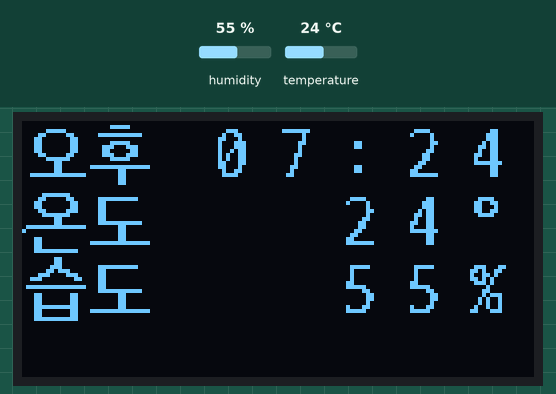
Recording of a program running on a simulated MicroPython board. Shown: 128×64 one-colour display. The inputs (shaded band) are chosen by the test bench; at power-on: humidity 55 %, temperature 24 °C. The clock reads 2024-03-15 10:24:30 at power-on unless the program sets it; library files of the repository ran but are not shown: writer.py.

Above: at 1.2 s.
1.3 s: humidity set to 22 %
At 3.7 s:
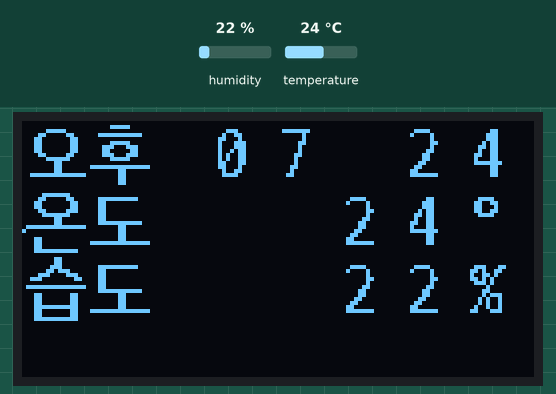
4.8 s: temperature set to 12 °C
At 7.8 s:
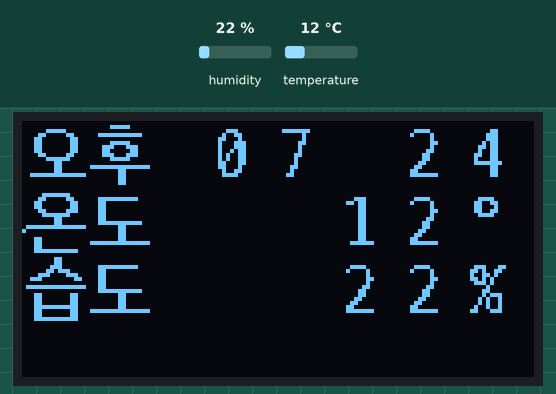
9.0 s: humidity set to 40 %
At 12.6 s:
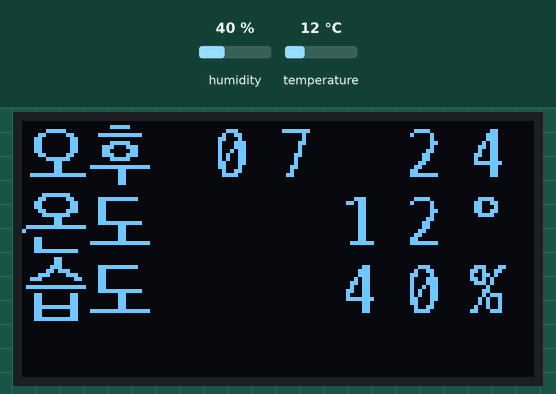
13.2 s: temperature set to 19 °C
At 16.8 s:
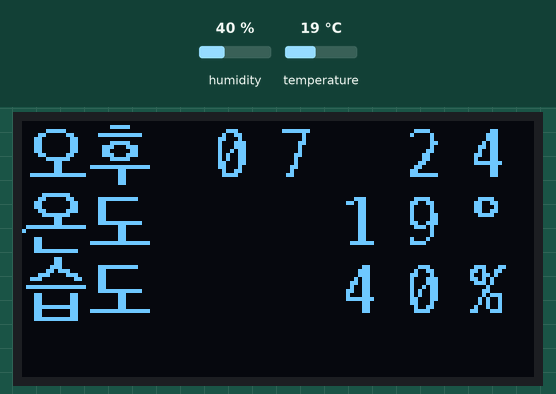
Timing chart, 0 to 18.3 s (numbered marks = the images above; inputs shaded):
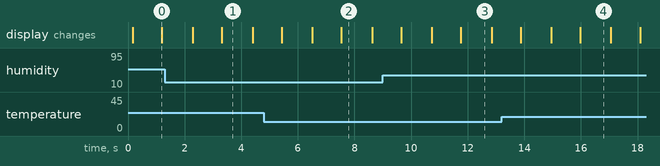

Measured:
- after the input at 1.3 s, the display: first changes after 0.99 s (image 1 shows a later state)
- after the input at 4.8 s, the display: first differs from a run without the input after 1.7 s (image 2 shows a later state)
- after the input at 9.0 s, the display: first differs from a run without the input after 1.7 s (image 3 shows a later state)
- after the input at 13.2 s, the display: first differs from a run without the input after 1.8 s (image 4 shows a later state)

The program:

main.py
```python
import display
import sensor
import time
import clock

clock.setup()
display.clear()

tick = True
while True:
    h, m, am_pm = clock.now()
    display.set_textpos(0, 0)

    if tick:
        # Read temperature and humidity from the sensor
        temperature, humidity = sensor.read()
        display.print(f"{am_pm} {h:02d}:{m:02d}\n")
        display.print(f"온도   {temperature}°\n")
        display.print(f"습도   {humidity}%\n")
    else:
        display.print(f"{am_pm} {h:02d} {m:02d}\n")

    tick = not tick

    # Update the display
    display.show()

    # Wait for 1 second
    time.sleep(1)
```

display.py
```python
from machine import Pin, I2C
from writer import Writer
import korean_16 as fonts
from ssd1306 import SSD1306_I2C as SSD1306

# OLED display configuration (I2C)
_i2c = I2C(scl=Pin(12), sda=Pin(14))
_display = SSD1306(128, 64, _i2c)
_display.fill(0)

_writer = Writer(_display, fonts, False)
_writer.set_clip(True, True, False)

def clear():
    _display.fill(0)

def show():
    _display.show()

def print(string):
    _writer.printstring(string)

def set_textpos(row, col):
    Writer.set_textpos(_display, row, col)
```

sensor.py
```python
from machine import Pin
import dht

# DHT11 sensor configuration
_sensor = dht.DHT11(Pin(16))  # D0 pin corresponds to GPIO16

def read():
    _sensor.measure()
    temp = _sensor.temperature()
    hum = _sensor.humidity()
    return temp, hum
```

clock.py
```python
import time
import ntptime
from machine import RTC

clock_initialized = False
clock = RTC()

_pm = const("오후") # type: ignore
_am = const("오전") # type: ignore

def setup():
    global clock_initialized
    global clock

    if clock_initialized:
        return

    ntptime.host = 'time.google.com'
    ntptime.settime()  # Set the RTC to UTC time using ntptime

    # Get the current UTC time in seconds, add 9 hours (9*3600 seconds), and convert it to Korean time.
    utc_seconds = time.mktime(time.localtime())
    kst_seconds = utc_seconds + (9 * 3600)
    t = time.localtime(kst_seconds)

    clock.datetime((t[0], t[1], t[2], 0, t[3], t[4], t[5], 0))
    clock_initialized = True

def now():
    _, _, _, _, h, m, s, _ = clock.datetime()
    if h > 12:
        h -= 12
        return h, m, _pm
    else:
        return h, m, _am
```

korean_16.py
```python
# Code generated by font_to_py.py.
# Font: d2-korean.ttf Char set:  !%&'./0123456789:;@|°도습오온전후
# Cmd: ./font_to_py.py d2-korean.ttf 16 korean_16.py -f -k charsets/korean
version = '0.42'

def height():
    return 17

def baseline():
    return 14

def max_width():
    return 16

def hmap():
    return True

def reverse():
    return False

def monospaced():
    return True

def min_ch():
    return 32

def max_ch():
    return 54980

_font =\
b'\x10\x00\x00\x00\x00\x00\x3c\x00\x46\x00\x02\x00\x02\x00\x06\x00'\
b'\x0c\x00\x18\x00\x10\x00\x18\x00\x00\x00\x18\x00\x18\x00\x00\x00'\
b'\x00\x00\x00\x00\x00\x00\x00\x00\x10\x00\x00\x00\x00\x00\x00\x00'\
b'\x00\x00\x00\x00\x00\x00\x00\x00\x00\x00\x00\x00\x00\x00\x00\x00'\
b'\x00\x00\x00\x00\x00\x00\x00\x00\x00\x00\x00\x00\x00\x00\x00\x00'\
b'\x10\x00\x00\x00\x00\x00\x18\x00\x18\x00\x18\x00\x18\x00\x08\x00'\
b'\x08\x00\x08\x00\x08\x00\x08\x00\x00\x00\x18\x00\x1c\x00\x00\x00'\
b'\x00\x00\x00\x00\x00\x00\x00\x00\x10\x00\x00\x00\x00\x00\x71\x80'\
b'\xd3\x00\x9a\x00\xd4\x00\x74\x00\x08\x00\x18\x00\x17\x00\x29\x00'\
b'\x29\x00\x49\x00\xc7\x00\x00\x00\x00\x00\x00\x00\x00\x00\x00\x00'\
b'\x10\x00\x00\x00\x00\x00\x38\x00\x68\x00\x48\x00\x68\x00\x30\x00'\
b'\x32\x00\x7a\x00\x4a\x00\xc6\x00\xc6\x00\x46\x00\x79\x00\x00\x00'\
b'\x00\x00\x00\x00\x00\x00\x00\x00\x10\x00\x00\x00\x18\x00\x18\x00'\
b'\x08\x00\x08\x00\x00\x00\x00\x00\x00\x00\x00\x00\x00\x00\x00\x00'\
b'\x00\x00\x00\x00\x00\x00\x00\x00\x00\x00\x00\x00\x00\x00\x00\x00'\
b'\x10\x00\x00\x00\x00\x00\x00\x00\x00\x00\x00\x00\x00\x00\x00\x00'\
b'\x00\x00\x00\x00\x00\x00\x00\x00\x18\x00\x18\x00\x00\x00\x00\x00'\
b'\x00\x00\x00\x00\x00\x00\x00\x00\x10\x00\x00\x00\x00\x00\x02\x00'\
b'\x02\x00\x04\x00\x04\x00\x0c\x00\x08\x00\x08\x00\x18\x00\x10\x00'\
b'\x30\x00\x20\x00\x20\x00\x60\x00\x00\x00\x00\x00\x00\x00\x00\x00'\
b'\x10\x00\x00\x00\x00\x00\x1c\x00\x26\x00\x62\x00\x47\x00\x47\x00'\
b'\x4b\x00\x53\x00\x53\x00\x63\x00\x62\x00\x26\x00\x3c\x00\x00\x00'\
b'\x00\x00\x00\x00\x00\x00\x00\x00\x10\x00\x00\x00\x00\x00\x1c\x00'\
b'\x6c\x00\x0c\x00\x0c\x00\x0c\x00\x0c\x00\x0c\x00\x0c\x00\x0c\x00'\
b'\x0c\x00\x0c\x00\x3f\x00\x00\x00\x00\x00\x00\x00\x00\x00\x00\x00'\
b'\x10\x00\x00\x00\x00\x00\x3c\x00\x42\x00\x02\x00\x03\x00\x02\x00'\
b'\x06\x00\x0c\x00\x0c\x00\x18\x00\x30\x00\x60\x00\x7f\x00\x00\x00'\
b'\x00\x00\x00\x00\x00\x00\x00\x00\x10\x00\x00\x00\x00\x00\x3c\x00'\
b'\x46\x00\x02\x00\x03\x00\x06\x00\x1c\x00\x06\x00\x03\x00\x03\x00'\
b'\x03\x00\x46\x00\x7c\x00\x00\x00\x00\x00\x00\x00\x00\x00\x00\x00'\
b'\x10\x00\x00\x00\x00\x00\x06\x00\x0e\x00\x0e\x00\x16\x00\x36\x00'\
b'\x26\x00\x66\x00\x46\x00\x7f\x00\x06\x00\x06\x00\x06\x00\x00\x00'\
b'\x00\x00\x00\x00\x00\x00\x00\x00\x10\x00\x00\x00\x00\x00\x3e\x00'\
b'\x20\x00\x20\x00\x20\x00\x60\x00\x7c\x00\x06\x00\x03\x00\x03\x00'\
b'\x02\x00\x46\x00\x7c\x00\x00\x00\x00\x00\x00\x00\x00\x00\x00\x00'\
b'\x10\x00\x00\x00\x00\x00\x1e\x00\x32\x00\x20\x00\x60\x00\x5c\x00'\
b'\x62\x00\x63\x00\x43\x00\x43\x00\x63\x00\x26\x00\x1c\x00\x00\x00'\
b'\x00\x00\x00\x00\x00\x00\x00\x00\x10\x00\x00\x00\x00\x00\x7f\x00'\
b'\x02\x00\x02\x00\x06\x00\x04\x00\x04\x00\x0c\x00\x08\x00\x08\x00'\
b'\x18\x00\x10\x00\x30\x00\x00\x00\x00\x00\x00\x00\x00\x00\x00\x00'\
b'\x10\x00\x00\x00\x00\x00\x3c\x00\x66\x00\x62\x00\x63\x00\x66\x00'\
b'\x3c\x00\x22\x00\x43\x00\x43\x00\x43\x00\x62\x00\x3c\x00\x00\x00'\
b'\x00\x00\x00\x00\x00\x00\x00\x00\x10\x00\x00\x00\x00\x00\x3c\x00'\
b'\x66\x00\x42\x00\x42\x00\x43\x00\x43\x00\x67\x00\x3a\x00\x02\x00'\
b'\x02\x00\x44\x00\x78\x00\x00\x00\x00\x00\x00\x00\x00\x00\x00\x00'\
b'\x10\x00\x00\x00\x00\x00\x00\x00\x00\x00\x00\x00\x18\x00\x18\x00'\
b'\x00\x00\x00\x00\x00\x00\x00\x00\x18\x00\x18\x00\x00\x00\x00\x00'\
b'\x00\x00\x00\x00\x00\x00\x00\x00\x10\x00\x00\x00\x00\x00\x00\x00'\
b'\x00\x00\x00\x00\x18\x00\x18\x00\x00\x00\x00\x00\x00\x00\x00\x00'\
b'\x18\x00\x1c\x00\x0c\x00\x08\x00\x18\x00\x30\x00\x00\x00\x00\x00'\
b'\x10\x00\x00\x00\x00\x00\x3c\x00\x46\x00\x02\x00\x02\x00\x06\x00'\
b'\x0c\x00\x18\x00\x10\x00\x18\x00\x00\x00\x18\x00\x18\x00\x00\x00'\
b'\x00\x00\x00\x00\x00\x00\x00\x00\x10\x00\x00\x00\x00\x00\x1e\x00'\
b'\x23\x00\x41\x00\x4f\x00\xdb\x00\xd1\x00\xd1\x00\xd1\x00\xdb\x00'\
b'\x4d\x00\x40\x00\x22\x00\x1e\x00\x00\x00\x00\x00\x00\x00\x00\x00'\
b'\x10\x00\x00\x00\x08\x00\x08\x00\x08\x00\x08\x00\x08\x00\x08\x00'\
b'\x08\x00\x00\x00\x08\x00\x08\x00\x08\x00\x08\x00\x08\x00\x08\x00'\
b'\x08\x00\x00\x00\x00\x00\x00\x00\x10\x00\x00\x00\x00\x00\x3c\x00'\
b'\x66\x00\x62\x00\x66\x00\x3c\x00\x00\x00\x00\x00\x00\x00\x00\x00'\
b'\x00\x00\x00\x00\x00\x00\x00\x00\x00\x00\x00\x00\x00\x00\x00\x00'\
b'\x10\x00\x00\x00\x00\x00\x1f\xf8\x18\x00\x18\x00\x18\x00\x18\x00'\
b'\x18\x00\x1f\xfc\x00\xc0\x00\xc0\x00\xc0\x00\xc0\x7f\xff\x00\x00'\
b'\x00\x00\x00\x00\x00\x00\x00\x00\x10\x00\x00\xc0\x00\xc0\x01\xc0'\
b'\x03\x70\x0e\x1c\x38\x06\x00\x00\x7f\xff\x00\x00\x18\x0c\x18\x0c'\
b'\x18\x0c\x1f\xfc\x18\x0c\x18\x0c\x1f\xfc\x00\x00\x00\x00\x00\x00'\
b'\x10\x00\x00\x00\x00\x00\x03\xe0\x0c\x18\x18\x0c\x18\x0c\x18\x0c'\
b'\x18\x0c\x0c\x18\x03\xf0\x00\xc0\x00\xc0\x00\xc0\x3f\xff\x00\x00'\
b'\x00\x00\x00\x00\x00\x00\x00\x00\x10\x00\x00\x00\x07\xf0\x0c\x18'\
b'\x18\x0c\x18\x0c\x0c\x1c\x07\xf0\x00\xc0\x00\xc0\x7f\xff\x80\x00'\
b'\x00\x00\x18\x00\x18\x00\x18\x00\x1f\xfc\x00\x00\x00\x00\x00\x00'\
b'\x10\x00\x00\x00\x00\x06\x3f\xc6\x00\x86\x01\x86\x03\x3e\x03\x06'\
b'\x0f\x86\x18\x66\x70\x26\x00\x06\x06\x06\x06\x00\x06\x00\x06\x00'\
b'\x07\xfe\x00\x00\x00\x00\x00\x00\x10\x00\x00\x00\x03\xe0\x00\x00'\
b'\x1f\xfc\x00\x00\x03\xe0\x0e\x38\x0c\x18\x0e\x38\x03\xe0\x00\x00'\
b'\x7f\xff\x00\xc0\x00\xc0\x00\xc0\x00\xc0\x00\x00'

_sparse =\
b'\x20\x00\x05\x00\x21\x00\x0a\x00\x25\x00\x0f\x00\x26\x00\x14\x00'\
b'\x27\x00\x19\x00\x2e\x00\x1e\x00\x2f\x00\x23\x00\x30\x00\x28\x00'\
b'\x31\x00\x2d\x00\x32\x00\x32\x00\x33\x00\x37\x00\x34\x00\x3c\x00'\
b'\x35\x00\x41\x00\x36\x00\x46\x00\x37\x00\x4b\x00\x38\x00\x50\x00'\
b'\x39\x00\x55\x00\x3a\x00\x5a\x00\x3b\x00\x5f\x00\x3f\x00\x64\x00'\
b'\x40\x00\x69\x00\x7c\x00\x6e\x00\xb0\x00\x73\x00\xc4\xb3\x78\x00'\
b'\xb5\xc2\x7d\x00\x24\xc6\x82\x00\x28\xc6\x87\x00\x04\xc8\x8c\x00'\
b'\xc4\xd6\x91\x00'

_mvfont = memoryview(_font)
_mvsp = memoryview(_sparse)
ifb = lambda l : l[0] | (l[1] << 8)

def bs(lst, val):
    while True:
        m = (len(lst) & ~ 7) >> 1
        v = ifb(lst[m:])
        if v == val:
            return ifb(lst[m + 2:])
        if not m:
            return 0
        lst = lst[m:] if v < val else lst[:m]

def get_ch(ch):
    doff = bs(_mvsp, ord(ch)) << 3
    width = ifb(_mvfont[doff : ])

    next_offs = doff + 2 + ((width - 1)//8 + 1) * 17
    return _mvfont[doff + 2:next_offs], 17, width
```
